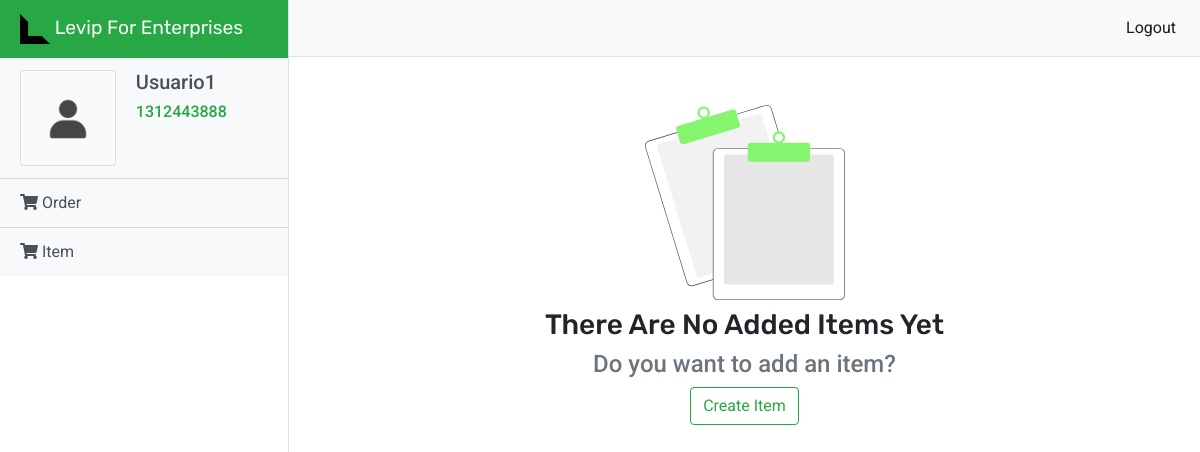
Page /levip/dashboard/item/ (signed in) on the earlier database version.
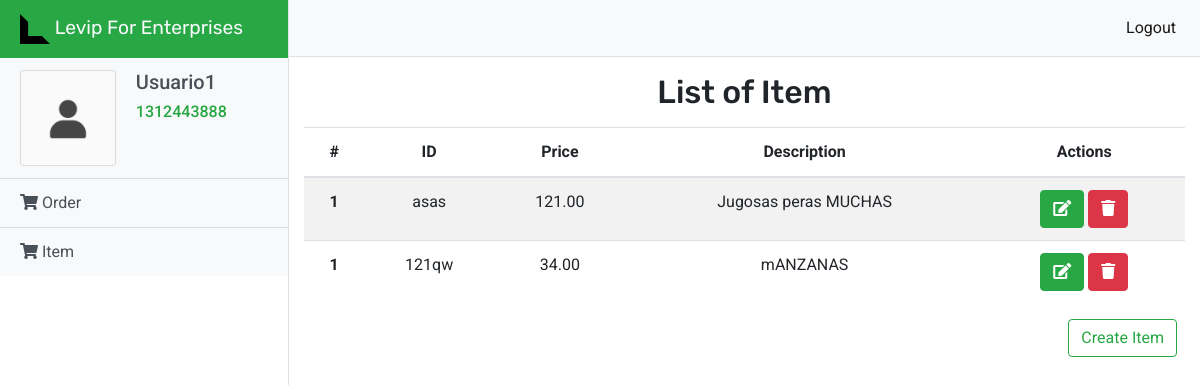
Same page on the later database version.
### Levip/models.py (models this page shows)
class Item(models.Model):
    IT_ID = models.CharField(max_length = 5, primary_key=True)
    IT_NOMBRE =  models.CharField(max_length=50, default=None)
    IT_DESCRIPCION =  models.TextField(default=None)
    IT_PRECIO = models.DecimalField(max_digits=10, decimal_places=2, default=None)

### Levip/views.py (the view)
def itemPage(request):
    try:
        request.session['user']
        return render(request, 'item.html', {'user': Cliente.objects.get(pk=request.session['user']), 'items': Item.objects.all()})
    except:
        return redirect('/levip/signin')

### Levip/templates/item.html
{% extends 'index.html' %}
{% block content %}
{% load static %}
{% load fontawesome_5 %}
{% fontawesome_5_static %}
<div class="d-flex" id="wrapper">
    <div class=" border-right" id="sidebar-wrapper">
      <div class=" marca sidebar-heading text-light bg-success">
          <img src="{% static "img/levip_icon.svg" %}" width="30" height="30" class="d-inline-block align-top" alt="" loading="lazy">
         Levip For Enterprises</div>
      <div class="list-group list-group-flush">
        <div class="list-group-item list-group-item-action bg-light">
            <div class="row justify-content-md-center">
                <div class="col-md-5">
                    <div class="card" style="width: 6rem; height: 6rem; background: #fafafa;">
                        <div class="card-body">
                            <img src="{% static "/img/user.png" %}" width="100"  class="card-img-top" alt="User">
                        </div>
                      </div>
                </div>
                <div class="col-md-7">
                    <h5 class="text-capitalize">{{user.CLIE_USERNAME}} </h5>
                      <h6 class="text-capitalize text-success">{{user.CLIE_CEDULA}}</h6>
                </div>
            </div>
        </div>
        <a href="/levip/dashboard/pedido" class="list-group-item list-group-item-action bg-light"><i class="fas fa-shopping-cart"></i> Order</a>
        <a href="/levip/dashboard/item" class="list-group-item list-group-item-action bg-light"><i class="fas fa-shopping-cart"></i> Item</a>
      </div>
    </div>
    <div id="page-content-wrapper">
      <nav class="navbar navbar-expand-lg navbar-light bg-light border-bottom">
        <div class="collapse navbar-collapse" id="navbarSupportedContent">
          <ul class="navbar-nav ml-auto mt-2 mt-lg-0">
            <li class="nav-item active">
              <a class="nav-link" href="/levip/logout">Logout <span class="sr-only">(current)</span></a>
            </li>
          </ul>
        </div>
      </nav>
      <div class="container-fluid">
        <div class="row justify-content-md-center">
          {% if items%}
          <div class="col-md text-center">
          <h2 class="marca m-3">List of Item</h2>
            <table class="table table-striped">
              <thead>
                <tr>
                  <th scope="col">#</th>
                  <th scope="col">ID</th>
                  <th scope="col">Price</th>
                  <th scope="col">Description</th>
                  <th scope="col">Actions</th>
                </tr>
              </thead>
              <tbody>
                {% for item in items %}
                <tr>
                  <th scope="row">1</th>
                  <td>{{item.IT_ID}}</td>
                  <td>{{item.IT_PRECIO}}</td>
                  <td>{{item.IT_DESCRIPCION}}</td>
                  <td>
                    <a class="btn btn-success text-capitalize" href="/levip/dashboard/editItemView/{{item.IT_ID}}" role="button"><i class="fas fa-edit"></i></a>
                    <a class="btn btn-danger text-capitalize" href="/levip/dashboard/deleteItem/{{item.IT_ID}}" role="button"><i class="fas fa-trash"></i></a>
                  </td>
                </tr>
                {% endfor %}
              </tbody>
            </table>
            <div class="text-right m-2">
              <a class="btn btn-outline-success text-capitalize" href="/levip/dashboard/createItemView" role="button">Create item</a>
            </div>
          </div>
          {% else %}
          <div class="col-md-7 text-center m-5">
            <img src="{% static "/img/no_data.svg" %}" width="200" alt="User">
            <div class="m-2">
              <h3 class=" marca text-capitalize">There are no added items yet</h3>
              <h4 class="text-muted">Do you want to add an item? <h4>
                <a class="btn btn-outline-success text-capitalize" href="/levip/dashboard/createItemView" role="button">Create item</a>
            </div>
          </div>
          {% endif %}
        </div>
      </div>
    </div>
  </div>
{% endblock %}

Differences in the rows shown:
added Item: IT_ID "asas", IT_PRECIO "121.00", IT_DESCRIPCION "Jugosas peras MUCHAS"
added Item: IT_ID "121qw", IT_PRECIO "34.00", IT_DESCRIPCION "mANZANAS"
Other differences:
text no longer shown: "There Are No Added Items Yet Do you want to add an item?"
text now shown: "List of Item # ID Price Description Actions"
